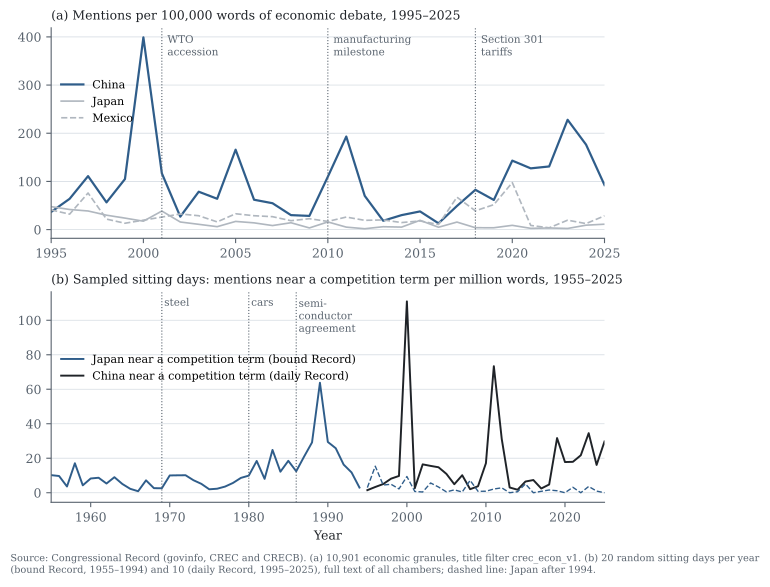

Python code for this plot:
"""Abbildung E2: Der US-Kongress und die Aufsteiger.
(a) China in Wirtschaftsdebatten 1995-2025 (Congressional Record, govinfo CREC, Titelfilter crec_econ_v1).
(b) Stichprobentage 1955-2025: Japan bzw. China hoechstens 30 Woerter von einem Wettbewerbswort, je 1 Mio. Woerter
    (gebundener Record CRECB bis 1994, taeglicher Record CREC ab 1995)."""
from pathlib import Path
import matplotlib
matplotlib.use("Agg")
import matplotlib.pyplot as plt
import pandas as pd

R = Path(__file__).resolve().parents[2]
y = pd.read_csv(R / "data" / "ds1_crec_salience.csv")
b = pd.read_csv(R / "data" / "ds1_crecb_years.csv").sort_values("year")
INK, MUTED, GRID, LINE, LINE2 = "#1f2328", "#59636e", "#d8dee4", "#2f5d8a", "#b0b7bf"
plt.rcParams.update({"font.family": "serif", "font.size": 9, "axes.edgecolor": MUTED,
                     "axes.labelcolor": INK, "xtick.color": MUTED, "ytick.color": MUTED})
fig, (a, c) = plt.subplots(2, 1, figsize=(6.3, 5.6))

a.plot(y.year, y.china_hits_per_100k_words, color=LINE, lw=1.6, label="China")
a.plot(y.year, y.japan_hits_per_100k_words, color=LINE2, lw=1.2, label="Japan")
a.plot(y.year, y.mexico_hits_per_100k_words, color=LINE2, lw=1.2, ls="--", label="Mexico")
top = a.get_ylim()[1]
for x, lab in [(2001, "WTO\naccession"), (2010, "manufacturing\nmilestone"), (2018, "Section 301\ntariffs")]:
    a.axvline(x, color=MUTED, lw=0.8, ls=":")
    a.text(x + 0.3, top * 0.97, lab, va="top", color=MUTED, fontsize=7.5)
a.set_title("(a) Mentions per 100,000 words of economic debate, 1995–2025", loc="left", fontsize=9, color=INK)
a.set_xlim(1995, 2025)
a.legend(frameon=False, loc="upper left", bbox_to_anchor=(0.0, 0.8), fontsize=8)

j = b[b.source == "CRECB"]
k = b[b.source == "CREC"]
c.plot(j.year, j.japan_comp_per_1m, color=LINE, lw=1.4, label="Japan near a competition term (bound Record)")
c.plot(k.year, k.china_comp_per_1m, color=INK, lw=1.4, label="China near a competition term (daily Record)")
c.plot(k.year, k.japan_comp_per_1m, color=LINE, lw=1.0, ls="--")
top = c.get_ylim()[1]
for x, lab in [(1969, "steel"), (1970, ""), (1980, "cars"), (1986, "semi-\nconductor\nagreement")]:
    if lab:
        c.axvline(x, color=MUTED, lw=0.8, ls=":")
        c.text(x + 0.3, top * 0.97, lab, va="top", color=MUTED, fontsize=7.5)
c.set_title("(b) Sampled sitting days: mentions near a competition term per million words, 1955–2025", loc="left", fontsize=9, color=INK)
c.set_xlim(1955, 2025)
c.set_xlabel("Year")
c.legend(frameon=False, loc="upper left", bbox_to_anchor=(0.0, 0.75), fontsize=8)
for ax in (a, c):
    ax.grid(axis="y", color=GRID, lw=0.6)
    ax.spines[["top", "right"]].set_visible(False)
n = int(y.econ_granules.sum())
fig.text(0.01, -0.03, f"Source: Congressional Record (govinfo, CREC and CRECB). (a) {n:,} economic granules, title filter crec_econ_v1. "
         "(b) 20 random sitting days per year\n(bound Record, 1955–1994) and 10 (daily Record, 1995–2025), full text of all chambers; "
         "dashed line: Japan after 1994.", fontsize=7, color=MUTED)
fig.tight_layout()
for ext in ("pdf", "png"):
    fig.savefig(R / "manuscript" / "figures" / f"fig_e2_crec.{ext}", dpi=200, bbox_inches="tight")
